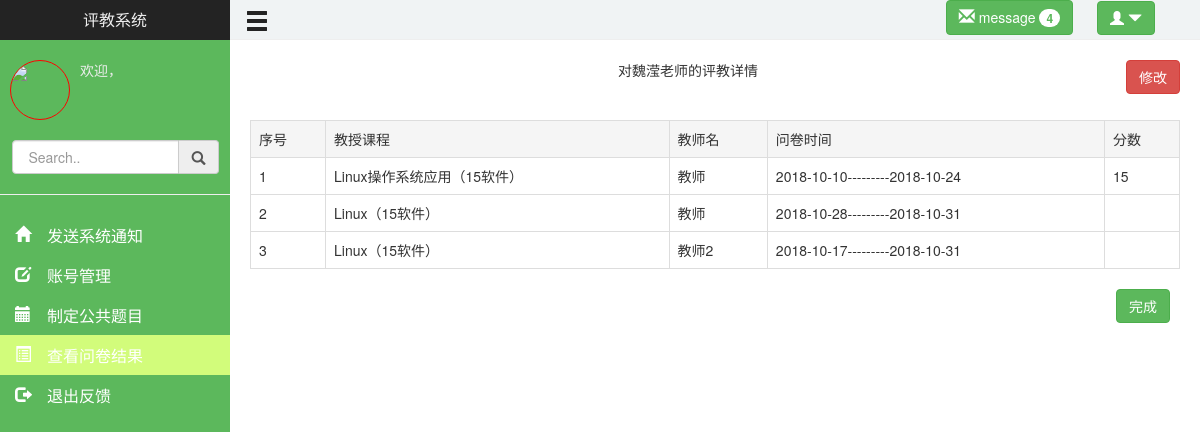
Page /man_wenjuan.php on the committed database.
### tables this page shows
CREATE TABLE IF NOT EXISTS `tea_psw` (
  `t_id` varchar(100) NOT NULL COMMENT '教师序号',
  `t_name` varchar(100) NOT NULL COMMENT '教师姓名',
  `zhanghao` varchar(100) NOT NULL COMMENT '账号',
  `psw` varchar(100) NOT NULL COMMENT '密码'
);

CREATE TABLE IF NOT EXISTS `course` (
  `c_id` varchar(100) NOT NULL,
  `c_name` varchar(100) NOT NULL,
  `t_id` varchar(100) NOT NULL,
  `t_name` varchar(100) NOT NULL
);

CREATE TABLE IF NOT EXISTS `wenjuan` (
  `w_id` varchar(100) NOT NULL,
  `w_title` varchar(100) NOT NULL,
  `w_score` int(100) NOT NULL,
  `day_creat` date NOT NULL,
  `t_id` varchar(100) NOT NULL,
  `day_finish` date NOT NULL,
  `c_id` varchar(100) NOT NULL,
  PRIMARY KEY (`w_id`),
  UNIQUE KEY `c_id` (`c_id`)
);

CREATE TABLE IF NOT EXISTS `xsrotb` (
  `s_id` varchar(100) NOT NULL,
  `t_id` varchar(100) NOT NULL,
  `c_id` varchar(100) NOT NULL,
  `score` varchar(100) NOT NULL
);

### man_wenjuan.php (the view, shortened to what this page needs)
<?php
   $re="select tea_psw.t_name,xsrotb.c_id,xsrotb.t_id,xsrotb.score,wenjuan.day_creat,wenjuan.day_finish,wenjuan.w_id,tea_psw.t_name,course.c_name from tea_psw,xsrotb,course,wenjuan where tea_psw.t_id=xsrotb.t_id and xsrotb.c_id=course.c_id and xsrotb.c_id=wenjuan.c_id";
   $query=mysql_query($re);
?>
<!DOCTYPE html>
<html lang="en">
<head>
    <link rel="stylesheet" href="css/main.css">
    <link rel="stylesheet" href="css/man_main.css">
    <link rel="stylesheet" href="css/man_wenjuan.css">
    <link rel="stylesheet" href="bs/css/bootstrap.css">
    <link rel="stylesheet" href="css/hover.css">
</head>
<body>
    <div id="left-nav">
        <div class="inner" id="title">
            评教系统
        </div>
        <div id="info">
             <div id="headimg"><img src="image/2.jpg" height="100%"></div>
             <div id="headtext"><p>欢迎，<?php echo $_COOKIE['man_id']?></p><p><?php echo $_COOKIE['man_name']?></p></div>
        </div>
        <div class="input-group" id="seach">
            <input type="text" class="form-control" placeholder=" Search.." >
            <span class="input-group-addon sp1"><span class="glyphicon glyphicon-search spp1" ></span></span>
        </div>
        <hr>
        <ul id="list">
            <li ><a href="man_mes.php" ><span class="glyphicon glyphicon-home"> 发送系统通知</span></a></li>
            <li ><a href="man_zhanghao.php"><span class="glyphicon glyphicon-edit"> 账号管理</span></a></li>
            <li ><a href="man_gg.php"><span class="glyphicon glyphicon-calendar"> 制定公共题目</span></a></li>
            <li class="this"><a href="man_wenjuan.php"><span class="glyphicon glyphicon-list-alt"> 查看问卷结果</span></a></li>
            <li data-toggle="modal" data-target="#exit"><a href="#"><span class="glyphicon glyphicon-log-out"> 退出反馈</span></a></li>
        </ul>
    </div>
    <div id="right-content">
            <div class="container-fluid" id="header">
                <div class="popover-demo pull-right">
                    <button type="button" class="btn btn-success btn1" data-container="body" data-toggle="popover" data-placement="bottom" data-content="Vivamus
                    sagittis lacus vel augue laoreet rutrum faucibus.">
                        <span class="glyphicon glyphicon-envelope sp1"></span> message <span class="badge">4</span>
                    </button>
                    <button type="button" class="btn btn-success btn2" data-container="body" data-toggle="popover" data-placement="bottom" data-content="Vivamus
                        sagittis lacus vel augue laoreet rutrum faucibus.">
                        <span class="glyphicon glyphicon-user"></span>  <?php echo $_COOKIE['man_name'] ?>  <span class="glyphicon glyphicon-triangle-bottom"></span>
                    </button>
                </div>
                    <span class="glyphicon glyphicon-menu-hamburger pull-left sp2"></span>
            </div>
            <div id="meb" class="pag pag4">
            <p class="pi1">对魏滢老师的评教详情<button type="button" class="btn btn-danger pull-right bt2">修改</button></p>
              <table class="table table-bordered table-hover">
              <tr class="active">
                 <td>序号</td>
                 <td>教授课程</td>
                 <td>教师名</td>
                 <td>问卷时间</td>
                 <td>分数</td>
               </tr>
                  <?php
                      $i=0;
                      while($value=mysql_fetch_array($query)){
                          $i++;
                          echo'<tr><td>';
                          echo $i;
                          echo'</td><td>';
                          echo"{$value['c_name']}";
                          echo'</td><td>';
                          echo"{$value['t_name']}";
                          echo'</td><td>';
                          echo"{$value['day_creat']}";
                          echo'---------';
                          echo"{$value['day_finish']}";
                          echo'</td><td>';
                          echo"{$value['score']}";
                          echo'</td></tr>';
                      }
                   ?>
              </table>
              <button type="submit" class="btn btn-success pull-right" style="margin-right:10px"
              data-toggle="modal" data-target="#finish">完成</button>
            </div>
    </div>
</body>
</html>

### css/main.css (style rules this page uses)
* { margin:0; padding:0; }
#left-nav { min-height:100%; width: 230px; position: absolute; z-index: 1; background: #5cb85c; }
.inner { display: inline-block; }
#left-nav #title { height:40px; background:#232323; width: 100%; font-size:16px; text-align: center; line-height: 40px; color: #eee; }
#left-nav #info { padding-top:20px; width: 100%; height: 100px; display: flex; color:#eee; }
#headimg { width: 60px; height:60px; margin-left:10px; border-radius: 100%; overflow: hidden; border:1px solid red; }
#headtext { margin-left:10px; }
#left-nav #seach { width:90%; margin-left:5%; }
#left-nav #list li { font-size:16px; height:40px; line-height: 40px; list-style: none; }
#left-nav #list li a { color:#fff; }
#left-nav #list li span { margin-right:10px; margin-left:15px; }
#right-content { margin-left:230px; }
#right-content #header { height:40px; background:#f0f3f4; margin: 0; border-bottom:1px solid #eee; }
#right-content #header .popover-demo button .sp1 { font-size:16px; }
#right-content #header .popover-demo .btn1 { margin-right:20px; }
#right-content #header .popover-demo .btn2 { margin-right:30px; }
#right-content #header .sp2 { line-height:40px; font-size:24px; color: #232323 }
#right-content .pag { margin:20px 10px 20px 10px; }

### css/man_wenjuan.css (style rules this page uses)
#right-content #meb { padding:0 10px 0 10px; }
#right-content #meb .pi1 { text-align: center; margin-bottom:40px; }

### css/hover.css (style rules this page uses)
.this { background:#d2fc7b; }

### rows in the picture
tea_psw: course.c_name "Linux操作系统应用（15软件）", t_name "教师", wenjuan.day_creat "2018-10-10", wenjuan.day_finish "2018-10-24", xsrotb.score "15", course.c_name "Linux（15软件）", wenjuan.day_creat "2018-10-28", wenjuan.day_finish "2018-10-31"
tea_psw: course.c_name "Linux（15软件）", t_name "教师2", wenjuan.day_creat "2018-10-17", wenjuan.day_finish "2018-10-31"
